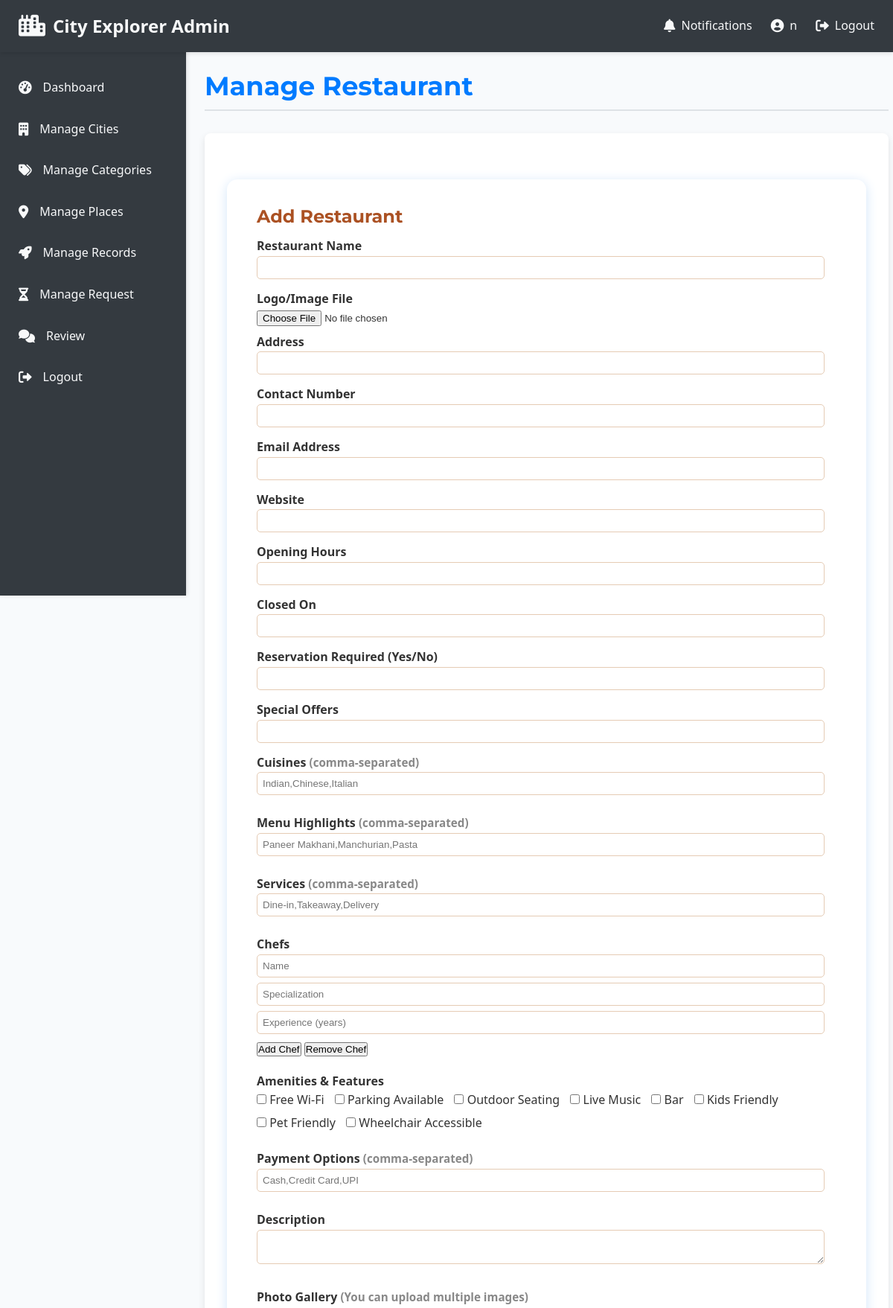
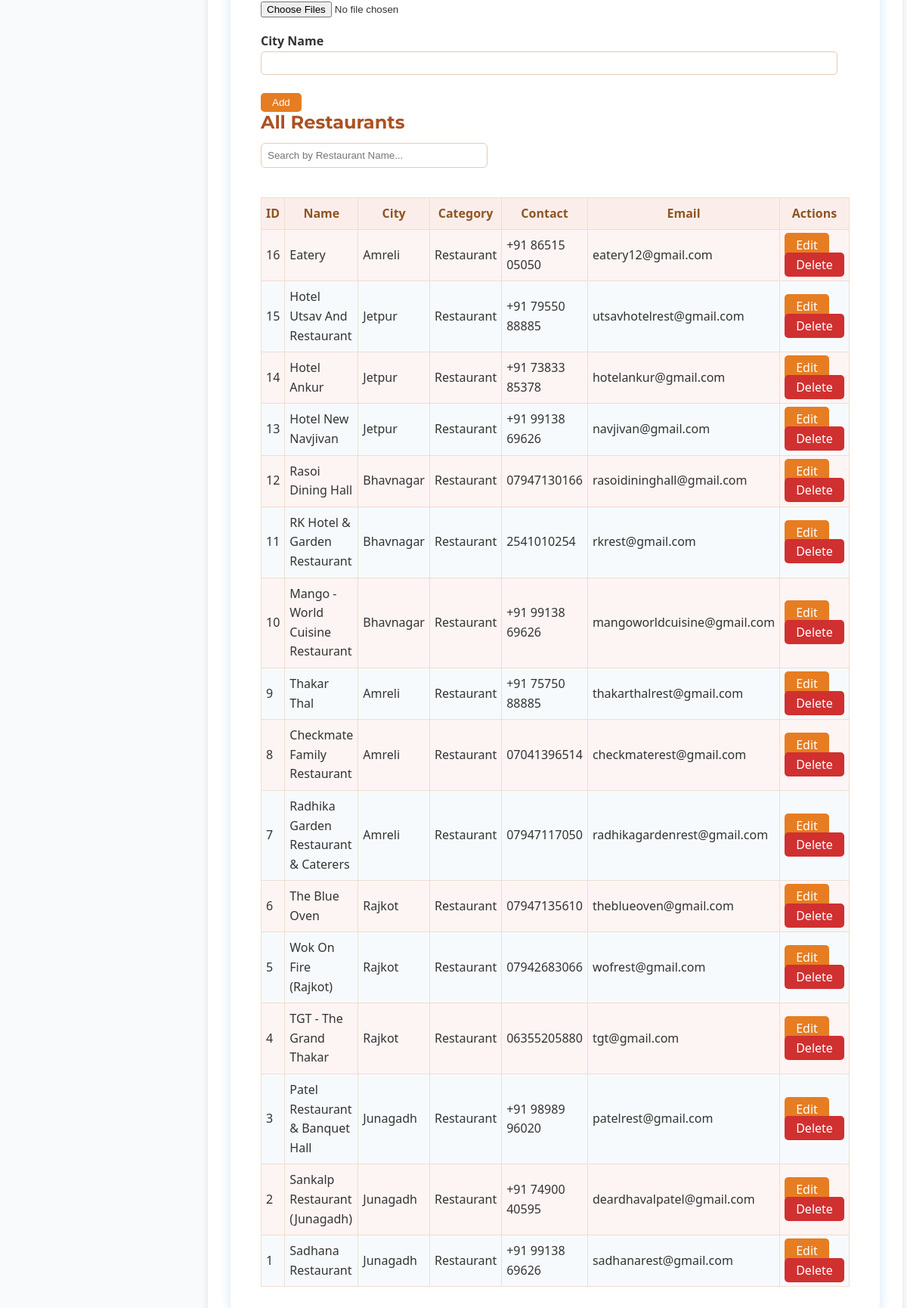
Page /admin/manage_restaurant.php (signed in) on the committed database (2 pictures, top to bottom).
### tables this page shows
CREATE TABLE `restaurants` (
  `id` int(11) NOT NULL,
  `name` varchar(160) NOT NULL,
  `img` varchar(255) DEFAULT NULL,
  `address` varchar(255) DEFAULT NULL,
  `city_name` varchar(90) DEFAULT NULL,
  `cat_name` varchar(90) DEFAULT NULL,
  `contact` varchar(50) DEFAULT NULL,
  `email` varchar(120) DEFAULT NULL,
  `website` varchar(200) DEFAULT NULL,
  `opening_hours` varchar(100) DEFAULT NULL,
  `closed_on` varchar(80) DEFAULT NULL,
  `reservation_required` varchar(20) DEFAULT NULL,
  `special_offers` varchar(255) DEFAULT NULL,
  `cuisines` text DEFAULT NULL,
  `menu` text DEFAULT NULL,
  `services` text DEFAULT NULL,
  `chefs` text DEFAULT NULL,
  `wifi` varchar(20) DEFAULT NULL,
  `parking` varchar(20) DEFAULT NULL,
  `outdoor_seating` varchar(20) DEFAULT NULL,
  `live_music` varchar(20) DEFAULT NULL,
  `bar` varchar(20) DEFAULT NULL,
  `kids_friendly` varchar(20) DEFAULT NULL,
  `pet_friendly` varchar(20) DEFAULT NULL,
  `wheelchair_accessible` varchar(50) DEFAULT NULL,
  `payment_options` varchar(120) DEFAULT NULL,
  `description` text DEFAULT NULL,
  `gallery` text DEFAULT NULL,
  `created_at` timestamp NOT NULL DEFAULT current_timestamp(),
  `user_email` varchar(120) DEFAULT NULL
);

### admin/manage_restaurant.php (the view, shortened to what this page needs)
<?php
require_once 'includes/admin_header.php';
$host = 'localhost'; $dbname = 'project'; $user = 'root'; $pass = '';
$conn = mysqli_connect($host, $user, $pass, $dbname);
$editing = false;
$res = mysqli_query($conn, "SELECT * FROM restaurants ORDER BY id DESC");
$rows = [];
while($r = mysqli_fetch_assoc($res)) $rows[] = $r;
?>
<!DOCTYPE html>
<html>
<head>
</head>
<body>
<div class="container">
    <h2><?= $editing ? "Edit Restaurant" : "Add Restaurant" ?></h2>
    <form method="post" enctype="multipart/form-data" id="restaurantForm">
        <label>Restaurant Name</label>
        <input type="text" name="name" required value="<?= htmlspecialchars($editing?$row['name']:'') ?>">
        <label>Logo/Image File</label>
        <input type="file" name="img" accept="image/*">
        <label>Address</label>
        <input type="text" name="address" value="<?= htmlspecialchars($editing?$row['address']:'') ?>">
        <label>Contact Number</label>
        <input type="text" name="contact" value="<?= htmlspecialchars($editing?$row['contact']:'') ?>">
        <label>Email Address</label>
        <input type="email" name="email" value="<?= htmlspecialchars($editing?$row['email']:'') ?>">
        <label>Website</label>
        <input type="text" name="website" value="<?= htmlspecialchars($editing?$row['website']:'') ?>">
        <label>Opening Hours</label>
        <input type="text" name="opening_hours" value="<?= htmlspecialchars($editing?$row['opening_hours']:'') ?>">
        <label>Closed On</label>
        <input type="text" name="closed_on" value="<?= htmlspecialchars($editing?$row['closed_on']:'') ?>">
        <label>Reservation Required (Yes/No)</label>
        <input type="text" name="reservation_required" value="<?= htmlspecialchars($editing?$row['reservation_required']:'') ?>">
        <label>Special Offers</label>
        <input type="text" name="special_offers" value="<?= htmlspecialchars($editing?$row['special_offers']:'') ?>">
        <div class="form-section">
            <label>Cuisines <span class="small">(comma-separated)</span></label>
            <input type="text" name="cuisines[]" value="<?= htmlspecialchars($editing?str_replace(',','',$row['cuisines']??''):'') ?>" placeholder="Indian,Chinese,Italian">
        </div>
        <div class="form-section">
            <label>Menu Highlights <span class="small">(comma-separated)</span></label>
            <input type="text" name="menu[]" value="<?= htmlspecialchars($editing?str_replace(',','&#10;',$row['menu']??''):'') ?>" placeholder="Paneer Makhani,Manchurian,Pasta">
        </div>
        <div class="form-section">
            <label>Services <span class="small">(comma-separated)</span></label>
            <input type="text" name="services[]" value="<?= htmlspecialchars($editing?str_replace(',','&#10;',$row['services']??''):'') ?>" placeholder="Dine-in,Takeaway,Delivery">
        </div>
        <div class="form-section">
            <label>Chefs</label>
            <div id="chefs">
                <?php
                $chefs = $editing ? str2arr($row['chefs']) : ['||'];
                foreach ($chefs as $i=>$chef) {
                    list($n,$s,$e) = array_pad(explode('|',$chef),3,'');
                ?>
                    <div class="chef-block">
                        <input type="text" name="chef_name[]" placeholder="Name" value="<?= htmlspecialchars($n) ?>">
                        <input type="text" name="chef_spec[]" placeholder="Specialization" value="<?= htmlspecialchars($s) ?>">
                        <input type="text" name="chef_exp[]" placeholder="Experience (years)" value="<?= htmlspecialchars($e) ?>">
                    </div>
                <?php } ?>
                <div id="chef-controls">
                    <button type="button" onclick="addChef()">Add Chef</button>
                    <button type="button" onclick="removeChef()">Remove Chef</button>
                </div>
            </div>
        </div>
        <div class="form-section">
            <label>Amenities & Features</label>
            <div class="yesno inline"><input type="checkbox" name="wifi" value="Wi-Fi" <?= $editing && $row['wifi']=='Wi-Fi'?'checked':'' ?>> Free Wi-Fi</div>
            <div class="yesno inline"><input type="checkbox" name="parking" value="Parking" <?= $editing && $row['parking']=='Parking'?'checked':'' ?>> Parking Available</div>
            <div class="yesno inline"><input type="checkbox" name="outdoor_seating" value="Outdoor Seating" <?= $editing && $row['outdoor_seating']=='Outdoor Seating'?'checked':'' ?>> Outdoor Seating</div>
            <div class="yesno inline"><input type="checkbox" name="live_music" value="Live Music" <?= $editing && $row['live_music']=='Live Music'?'checked':'' ?>> Live Music</div>
            <div class="yesno inline"><input type="checkbox" name="bar" value="Bar" <?= $editing && $row['bar']=='Bar'?'checked':'' ?>> Bar</div>
            <div class="yesno inline"><input type="checkbox" name="kids_friendly" value="Kids Friendly" <?= $editing && $row['kids_friendly']=='Kids Friendly'?'checked':'' ?>> Kids Friendly</div>
            <div class="yesno inline"><input type="checkbox" name="pet_friendly" value="Pet Friendly" <?= $editing && $row['pet_friendly']=='Pet Friendly'?'checked':'' ?>> Pet Friendly</div>
            <div class="yesno inline"><input type="checkbox" name="wheelchair_accessible" value="Wheelchair Accessible" <?= $editing && $row['wheelchair_accessible']=='Wheelchair Accessible'?'checked':'' ?>> Wheelchair Accessible</div>
        </div>
        <div class="form-section">
            <label>Payment Options <span class="small">(comma-separated)</span></label>
            <input type="text" name="payment_options" value="<?= htmlspecialchars($editing?$row['payment_options']:'') ?>" placeholder="Cash,Credit Card,UPI">
        </div>
        <div class="form-section">
            <label>Description</label>
            <textarea name="description" rows="2"><?= htmlspecialchars($editing?$row['description']:'') ?></textarea>
        </div>
        <div class="form-section">
            <label>Photo Gallery <span class="small">(You can upload multiple images)</span></label>
            <input type="file" name="gallery[]" accept="image/*" multiple>
        </div>
        <label>City Name</label>
        <input type="text" name="city_name" value="<?= htmlspecialchars($editing?$row['city_name']:'') ?>">
        <div class="actions">
            <button class="btn" type="submit" name="save"><?= $editing ? 'Update' : 'Add' ?></button>
        </div>
    </form>
    <h2>All Restaurants</h2>
    <input type="text" id="searchBar" placeholder="Search by Restaurant Name..." onkeyup="filterTable()">
    <table id="restaurantTable">
        <tr>
            <th>ID</th><th>Name</th><th>City</th><th>Category</th><th>Contact</th><th>Email</th><th>Actions</th>
        </tr>
        <?php foreach($rows as $r): ?>
            <tr>
                <td><?= $r['id'] ?></td>
                <td><?= htmlspecialchars($r['name']) ?></td>
                <td><?= htmlspecialchars($r['city_name']) ?></td>
                <td><?= htmlspecialchars($r['cat_name']) ?></td>
                <td><?= htmlspecialchars($r['contact']) ?></td>
                <td><?= htmlspecialchars($r['email']) ?></td>
                <td>
                    <a class="btn" href="?edit=<?= $r['id'] ?>">Edit</a>
                    <a class="btn btn-danger" href="?del=<?= $r['id'] ?>" onclick="return confirm('Delete this record?')">Delete</a>
                </td>
            </tr>
        <?php endforeach; ?>
    </table>
</div>
</body>
</html>

### admin/css/admin.css (style rules this page uses)
:root { --admin-primary: #007bff; --admin-secondary: #6c757d; --admin-success: #28a745; --admin-danger: #dc3545; --admin-warning: #ffc107; --admin-info: #17a2b8; --admin-bg-light: #f8f9fa; --admin-bg-dark: #343a40; --admin-text-dark: #333; --admin-text-light: #f8f9fa; --admin-border-color: #dee2e6; --admin-card-bg: #ffffff; --admin-shadow: rgba(0, 0, 0, 0.1); --admin-font-body: 'Roboto', sans-serif; --admin-font-heading: 'Montserrat', sans-serif; }
*, *::before, *::after { box-sizing: border-box; margin: 0; padding: 0; }
body { font-family: var(--admin-font-body); line-height: 1.6; color: var(--admin-text-dark); background-color: var(--admin-bg-light); -webkit-font-smoothing: antialiased; }
a { color: var(--admin-primary); text-decoration: none; transition: color 0.3s ease; }
h1, h2, h3, h4, h5, h6 { font-family: var(--admin-font-heading); color: var(--admin-text-dark); margin-bottom: 0.5em; line-height: 1.2; }

### admin/manage_restaurant.php (style rules this page uses)
body { background: #f8fafc; font-family: Segoe UI,Arial; }
.container { max-width: 1020px; margin: 32px auto; background: #fff; padding: 36px 40px; border-radius: 14px; box-shadow: 0 3px 16px #d2e5f9; }
h2 { color: #ab5123; }
form input[type=text], form input[type=email], form textarea { width: 98%; padding: 7px; border: 1px solid #e5cbb4; border-radius: 5px; margin-bottom: 7px; }
label { font-weight:bold; margin-top:7px; display:block; }
.form-section { margin-bottom: 18px; }
.yesno { margin-bottom: 5px; }
.actions { margin-top: 16px; }
.actions button { margin-right: 8px; }
table { border-collapse: collapse; width: 100%; margin-top: 24px; background: #f7fafc; }
th, td { border: 1px solid #eeded1; padding: 8px 6px; }
th { background: #fbeeea; color: #8e5524; }
tr:nth-child(even) { background: #fdf4f4; }
.btn { padding: 5px 15px; border-radius: 5px; border: 0; background: #e67d22; color: #fff; cursor: pointer; }
.btn-danger { background: #d03030; }
.small { font-size: 0.95em; color: #888; }
.inline { display: inline-block; margin-right: 10px; }
#searchBar { margin-bottom: 15px; padding: 8px; width: 300px; border-radius: 6px; border: 1px solid #e5cbb4; }

### rows in the picture
restaurants: id "16", name "Eatery", city_name "Amreli", cat_name "Restaurant", contact "+91 86515 05050", email "eatery12@gmail.com"
restaurants: id "15", name "Hotel Utsav And Restaurant", city_name "Jetpur", cat_name "Restaurant", contact "+91 79550 88885", email "utsavhotelrest@gmail.com"
restaurants: id "14", name "Hotel Ankur", city_name "Jetpur", cat_name "Restaurant", contact "+91 73833 85378", email "hotelankur@gmail.com"
restaurants: id "13", name "Hotel New Navjivan", city_name "Jetpur", cat_name "Restaurant", contact "+91 99138 69626", email "navjivan@gmail.com"
restaurants: id "12", name "Rasoi Dining Hall", city_name "Bhavnagar", cat_name "Restaurant", contact "07947130166", email "rasoidininghall@gmail.com"
restaurants: id "11", name "RK Hotel & Garden Restaurant", city_name "Bhavnagar", cat_name "Restaurant", contact "2541010254", email "rkrest@gmail.com"
restaurants: id "10", name "Mango - World Cuisine Restaurant", city_name "Bhavnagar", cat_name "Restaurant", contact "+91 99138 69626", email "mangoworldcuisine@gmail.com"
restaurants: id "9", name "Thakar Thal", city_name "Amreli", cat_name "Restaurant", contact "+91 75750 88885", email "thakarthalrest@gmail.com"
restaurants: id "8", name "Checkmate Family Restaurant", city_name "Amreli", cat_name "Restaurant", contact "07041396514", email "checkmaterest@gmail.com"
restaurants: id "7", name "Radhika Garden Restaurant & Caterers", city_name "Amreli", cat_name "Restaurant", contact "07947117050", email "radhikagardenrest@gmail.com"
restaurants: id "6", name "The Blue Oven", city_name "Rajkot", cat_name "Restaurant", contact "07947135610", email "theblueoven@gmail.com"
restaurants: id "5", name "Wok On Fire (Rajkot)", city_name "Rajkot", cat_name "Restaurant", contact "07942683066", email "wofrest@gmail.com"
restaurants: id "4", name "TGT - The Grand Thakar", city_name "Rajkot", cat_name "Restaurant", contact "06355205880", email "tgt@gmail.com"
restaurants: id "3", name "Patel Restaurant & Banquet Hall", city_name "Junagadh", cat_name "Restaurant", contact "+91 98989 96020", email "patelrest@gmail.com"
restaurants: id "2", name "Sankalp Restaurant (Junagadh)", city_name "Junagadh", cat_name "Restaurant", contact "+91 74900 40595", email "deardhavalpatel@gmail.com"
restaurants: id "1", name "Sadhana Restaurant", city_name "Junagadh", cat_name "Restaurant", contact "+91 99138 69626", email "sadhanarest@gmail.com"

### other values in the picture
$_SESSION['admin_username'] "n"
$page_title "Manage Restaurant"
